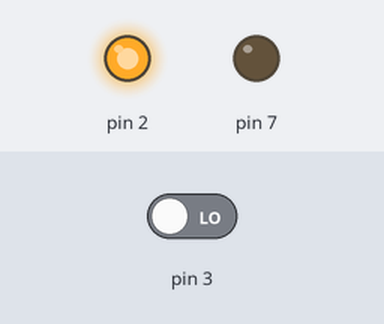
A sketch run on a simulated Arduino Uno, built with avr-gcc and run on an emulated ATmega328P. On the bench: output pins drawn as LEDs (lit = HIGH). The inputs (shaded band) are chosen by the test bench; at power-on: pin 3 LOW.

Above: at 0.7 s.
At 5.2 s:
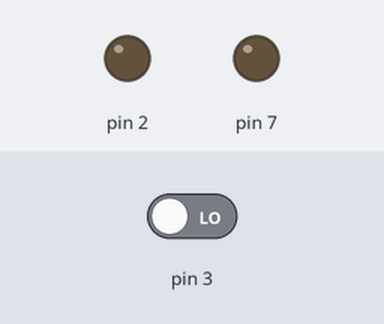
Timing chart, 0 to 6.9 s (numbered marks = the images above):
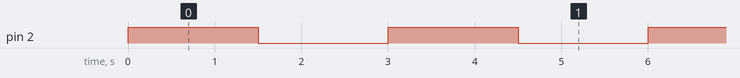

The sketch:

Interrupt1copy.ino
```cpp
void setup() {
  pinMode(7,OUTPUT);
  pinMode(2,OUTPUT);
  pinMode(3,INPUT);
}
void loop() {
 digitalWrite(2,HIGH);
 delay(1500);
 digitalWrite(2,LOW);
 delay(1500);
 attachInterrupt(digitalPinToInterrupt(3), blinkLed, RISING);
}
void blinkLed() {
  digitalWrite(7,HIGH);
  delay(1500);
  digitalWrite(7,LOW);
  delay(1500);

}
```

Measured:
- by itself, pin 2: alternates HIGH for 1.5 s and LOW for 1.5 s
